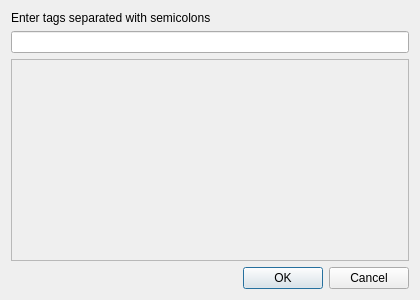
<?xml version="1.0" encoding="UTF-8"?>
<ui version="4.0">
 <class>Dialog</class>
 <widget class="QDialog" name="Dialog">
  <property name="geometry">
   <rect>
    <x>0</x>
    <y>0</y>
    <width>420</width>
    <height>300</height>
   </rect>
  </property>
  <property name="windowTitle">
   <string>Tasveer</string>
  </property>
  <property name="windowIcon">
   <iconset resource="../tasveer.qrc">
    <normaloff>:/about/images/icon.ico</normaloff>:/about/images/icon.ico</iconset>
  </property>
  <layout class="QVBoxLayout" name="verticalLayout">
   <item>
    <layout class="QFormLayout" name="formLayout">
     <item row="0" column="0">
      <widget class="QLabel" name="label">
       <property name="text">
        <string>Enter tags separated with semicolons</string>
       </property>
      </widget>
     </item>
     <item row="1" column="0" colspan="2">
      <widget class="QLineEdit" name="enterTagsBox"/>
     </item>
    </layout>
   </item>
   <item>
    <widget class="QScrollArea" name="scrollArea">
     <property name="widgetResizable">
      <bool>true</bool>
     </property>
     <widget class="QWidget" name="scrollWidget">
      <property name="geometry">
       <rect>
        <x>0</x>
        <y>0</y>
        <width>400</width>
        <height>119</height>
       </rect>
      </property>
      <property name="minimumSize">
       <size>
        <width>380</width>
        <height>0</height>
       </size>
      </property>
      <layout class="QVBoxLayout" name="verticalLayout_2">
       <item>
        <layout class="QGridLayout" name="enteredTagsList"/>
       </item>
      </layout>
     </widget>
    </widget>
   </item>
   <item>
    <widget class="QDialogButtonBox" name="buttonBox">
     <property name="orientation">
      <enum>Qt::Horizontal</enum>
     </property>
     <property name="standardButtons">
      <set>QDialogButtonBox::Cancel|QDialogButtonBox::Ok</set>
     </property>
    </widget>
   </item>
  </layout>
 </widget>
 <resources>
  <include location="../tasveer.qrc"/>
 </resources>
 <connections>
  <connection>
   <sender>buttonBox</sender>
   <signal>accepted()</signal>
   <receiver>Dialog</receiver>
   <slot>accept()</slot>
   <hints>
    <hint type="sourcelabel">
     <x>248</x>
     <y>254</y>
    </hint>
    <hint type="destinationlabel">
     <x>157</x>
     <y>274</y>
    </hint>
   </hints>
  </connection>
  <connection>
   <sender>buttonBox</sender>
   <signal>rejected()</signal>
   <receiver>Dialog</receiver>
   <slot>reject()</slot>
   <hints>
    <hint type="sourcelabel">
     <x>316</x>
     <y>260</y>
    </hint>
    <hint type="destinationlabel">
     <x>286</x>
     <y>274</y>
    </hint>
   </hints>
  </connection>
 </connections>
</ui>
